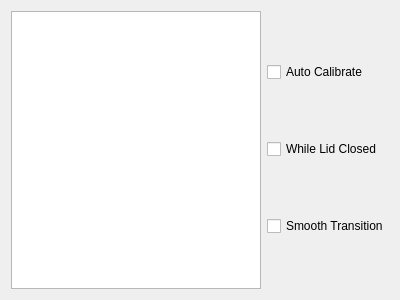
<?xml version="1.0" encoding="UTF-8"?>
<ui version="4.0">
 <class>BacklightTab</class>
 <widget class="QWidget" name="BacklightTab">
  <property name="geometry">
   <rect>
    <x>0</x>
    <y>0</y>
    <width>400</width>
    <height>300</height>
   </rect>
  </property>
  <property name="windowTitle">
   <string>BacklightTab</string>
  </property>
  <layout class="QGridLayout" name="gridLayout">
   <item row="0" column="0">
    <widget class="QTableView" name="brightnessTable">
     <attribute name="horizontalHeaderVisible">
      <bool>true</bool>
     </attribute>
     <attribute name="verticalHeaderVisible">
      <bool>false</bool>
     </attribute>
    </widget>
   </item>
   <item row="0" column="1">
    <layout class="QVBoxLayout" name="verticalLayout">
     <property name="sizeConstraint">
      <enum>QLayout::SetMinimumSize</enum>
     </property>
     <item>
      <widget class="QCheckBox" name="autoCalib">
       <property name="text">
        <string>Auto Calibrate</string>
       </property>
      </widget>
     </item>
     <item>
      <widget class="QCheckBox" name="lidClosed">
       <property name="text">
        <string>While Lid Closed</string>
       </property>
      </widget>
     </item>
     <item>
      <widget class="QCheckBox" name="smooth">
       <property name="text">
        <string>Smooth Transition</string>
       </property>
      </widget>
     </item>
    </layout>
   </item>
  </layout>
 </widget>
 <resources/>
 <connections/>
</ui>
